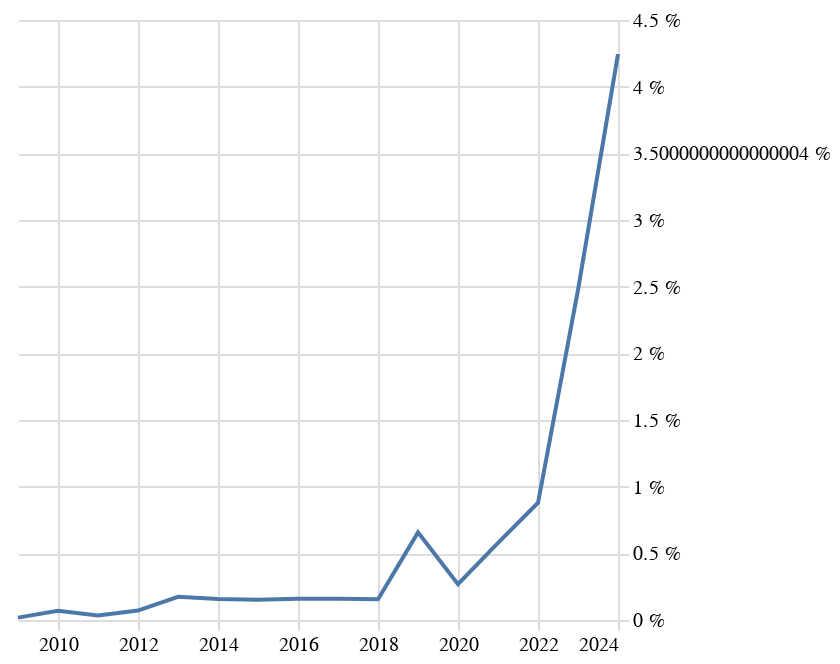

Source (notebook cell):
### Code cell
grafik("young adult")

### Figure 1 — Vega-Lite specification as saved in the notebook (floating-point values rounded to 4 significant figures)
{"config": {"title": {"font": "Noticia Text", "fontSize": 14, "anchor": "start", "lineHeight": 21, "fontWeight": "bolder", "subtitleFont": "Noticia Text", "subtitleFontSize": 12, "subtitleFontWeight": "lighter", "subtitlePadding": 12, "dy": -12}, "axis": {"labelFont": "Asap", "titleFont": "Asap", "fontWeight": "lighter", "titleFontWeight": "lighter", "labelFontSize": 10, "titleFontSize": 10, "labelPadding": 2, "titlePadding": 10, "domainOpacity": 0, "tickColor": "#DCDDD6"}, "legend": {"labelFont": "Asap", "labelFontWeight": "normal", "titleFont": "Asap", "titleFontWeight": "normal", "labelFontSize": 10, "titleFontSize": 10}, "view": {"stroke": "transparent"}}, "data": {"name": "data-c684bca18a7f03f90b44c56b391c068e"}, "mark": {"type": "line"}, "encoding": {"x": {"axis": {"title": null}, "field": "rok", "type": "temporal"}, "y": {"axis": {"domainOpacity": 0, "labelExpr": "datum.label * 100 + ' %'", "orient": "right", "tickColor": "#DCDDD6", "title": null}, "field": "podil", "type": "quantitative"}}, "$schema": "https://vega.github.io/schema/vega-lite/v5.8.0.json", "datasets": {"data-c684bca18a7f03f90b44c56b391c068e": [{"rok": "2009-01-01T00:00:00", "pocet": 2, "len_right": 11216, "podil": 0.0001783}, {"rok": "2010-01-01T00:00:00", "pocet": 8, "len_right": 11601, "podil": 0.0006896}, {"rok": "2011-01-01T00:00:00", "pocet": 4, "len_right": 11602, "podil": 0.0003448}, {"rok": "2012-01-01T00:00:00", "pocet": 8, "len_right": 11321, "podil": 0.0007067}, {"rok": "2013-01-01T00:00:00", "pocet": 20, "len_right": 11463, "podil": 0.001745}, {"rok": "2014-01-01T00:00:00", "pocet": 18, "len_right": 11422, "podil": 0.001576}, {"rok": "2015-01-01T00:00:00", "pocet": 18, "len_right": 11846, "podil": 0.00152}, {"rok": "2016-01-01T00:00:00", "pocet": 18, "len_right": 11317, "podil": 0.001591}, {"rok": "2017-01-01T00:00:00", "pocet": 18, "len_right": 11247, "podil": 0.0016}, {"rok": "2018-01-01T00:00:00", "pocet": 18, "len_right": 11535, "podil": 0.00156}, {"rok": "2019-01-01T00:00:00", "pocet": 74, "len_right": 11260, "podil": 0.006572}, {"rok": "2020-01-01T00:00:00", "pocet": 28, "len_right": 10438, "podil": 0.002683}, {"rok": "2021-01-01T00:00:00", "pocet": 62, "len_right": 10725, "podil": 0.005781}, {"rok": "2022-01-01T00:00:00", "pocet": 97, "len_right": 11033, "podil": 0.008792}, {"rok": "2023-01-01T00:00:00", "pocet": 244, "len_right": 9855, "podil": 0.02476}, {"rok": "2024-01-01T00:00:00", "pocet": 376, "len_right": 8859, "podil": 0.04244}]}}
